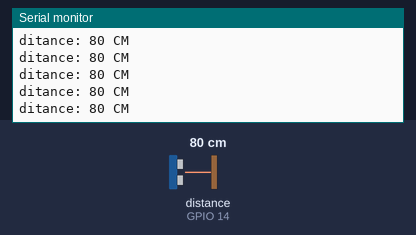
This sketch was run on a simulated ESP32. Parts: the last lines printed to the serial monitor. Wiring (inferred from the names in the program): ultrasonic range finder: trigger GPIO 13; echo GPIO 14. The test bench sets the inputs (shaded band); at power-on: distance to the obstacle (sensor on GPIO 14) 80 cm. The echo pulse lasts 58.3 µs per cm.

Above: at 1.2 s.
1.3 s: distance to the obstacle (sensor on GPIO 14) set to 2 cm
At 1.68 s:
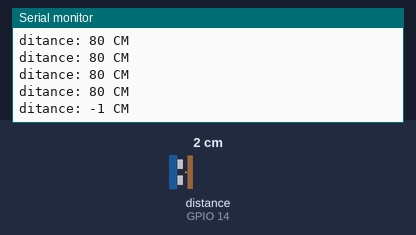
2.8 s: distance to the obstacle (sensor on GPIO 14) set to 4 cm
At 2.94 s:
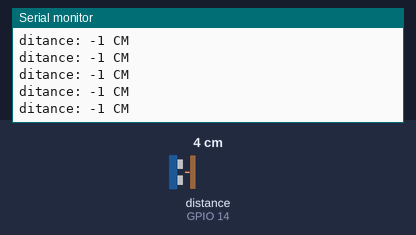
Timing chart, 0 to 5.8 s (numbered marks = the images above; inputs shaded):
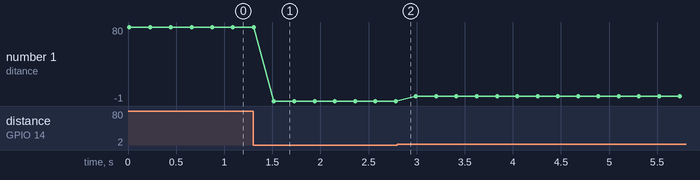

Measured:
- after the input at 1.3 s, the serial monitor: prints a new line after 0.22 s (image 1)
- plotted number 1: 80 → -1 after the input at 1.3 s, -1 → 4 after the input at 2.8 s

The sketch:

project_25_1.ino
```cpp
/*
  keyestudio ESP32 Inventor Learning Kit
  Project 25.1：Ultrasonic Rangefinder
  http://www.keyestudio.com
*/
int distance = 0; //Define a variable to receive the diatance value
int EchoPin = 14; //Connect Echo pin to io14
int TrigPin = 13; //Connect Trig pin to io13

float checkdistance() { //Acquire the distance
  // preserve a short low level to ensure a clear high pulse:
  digitalWrite(TrigPin, LOW);
  delayMicroseconds(2);    //Delay 2um
  //Trigger the sensor by a high pulse of 10um or longer
  digitalWrite(TrigPin, HIGH);
  delayMicroseconds(10);		//Delay 10um
  digitalWrite(TrigPin, LOW);
  //Read the signal from the sensor: a high level pulse
  //Duration is detected from the point sending "ping" command to the time receiving echo signal (unit: um).
  float distance = pulseIn(EchoPin, HIGH) / 58.00;  //Convert into distance
  delay(10);
  return distance; //Return the diatance value
}

void setup() {
  Serial.begin(9600);//Set the baud rate to 9600
  pinMode(TrigPin, OUTPUT);//Set Trig pin to output
  pinMode(EchoPin, INPUT);  //Set Echo pin to input
}

void loop() {
  distance = checkdistance();   //Assign the read value to "distance"
  if (distance < 4 || distance >= 400) {  //Display "-1" if exceeding the detection range
    distance = -1;
  }
 Serial.print("ditance: ");
 Serial.print(distance);
 Serial.println(" CM");
  delay(200);
}
```
